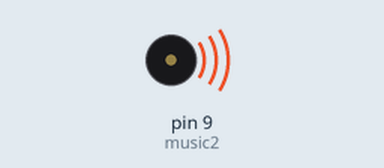
Recording of a sketch running on a simulated Arduino Uno, built with avr-gcc and run on an emulated ATmega328P. On the bench: buzzer (waves = sounding).

Above: at 0.1 s.
Timing chart, 0 to 130.0 s (numbered marks = the images above):
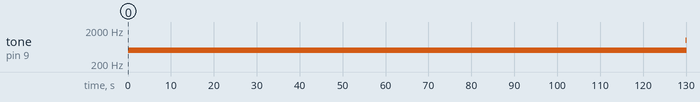

Measured:
- by itself, tone on pin 9 (music2): silent → 500 Hz at 0.00 s, → 1000 Hz 130 s later

The sketch:

sketch_oct13b.ino
```cpp
int music1 = 8;
int music2 = 9;
int buttonLeft = 12;
int buttonRight = 11;

void setup() {
  pinMode(music1, OUTPUT);
  pinMode(music2, OUTPUT);
  pinMode(buttonLeft, INPUT);
  pinMode(buttonRight, INPUT);
}

void loop() {
  tone(music1, 1000, 1000);
  tone(music2, 500, 1000);
}
```
